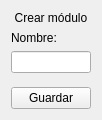
          <widget class="QWidget" name="scrollAreaWidgetContents_11">
           <property name="geometry">
            <rect>
             <x>0</x>
             <y>0</y>
             <width>98</width>
             <height>120</height>
            </rect>
           </property>
           <layout class="QVBoxLayout" name="verticalLayout_8">
            <item>
             <widget class="QLabel" name="label_create_module">
              <property name="text">
               <string>Crear módulo</string>
              </property>
              <property name="alignment">
               <set>Qt::AlignCenter</set>
              </property>
             </widget>
            </item>
            <item>
             <widget class="QLabel" name="label_create_module_name">
              <property name="text">
               <string>Nombre:</string>
              </property>
             </widget>
            </item>
            <item>
             <widget class="QLineEdit" name="line_edit_create_module_name"/>
            </item>
            <item>
             <spacer name="vertical_spacer_create_module">
              <property name="orientation">
               <enum>Qt::Vertical</enum>
              </property>
              <property name="sizeHint" stdset="0">
               <size>
                <width>20</width>
                <height>40</height>
               </size>
              </property>
             </spacer>
            </item>
            <item>
             <widget class="QPushButton" name="push_button_create_module_save">
              <property name="text">
               <string>Guardar</string>
              </property>
             </widget>
            </item>
           </layout>
          </widget>
